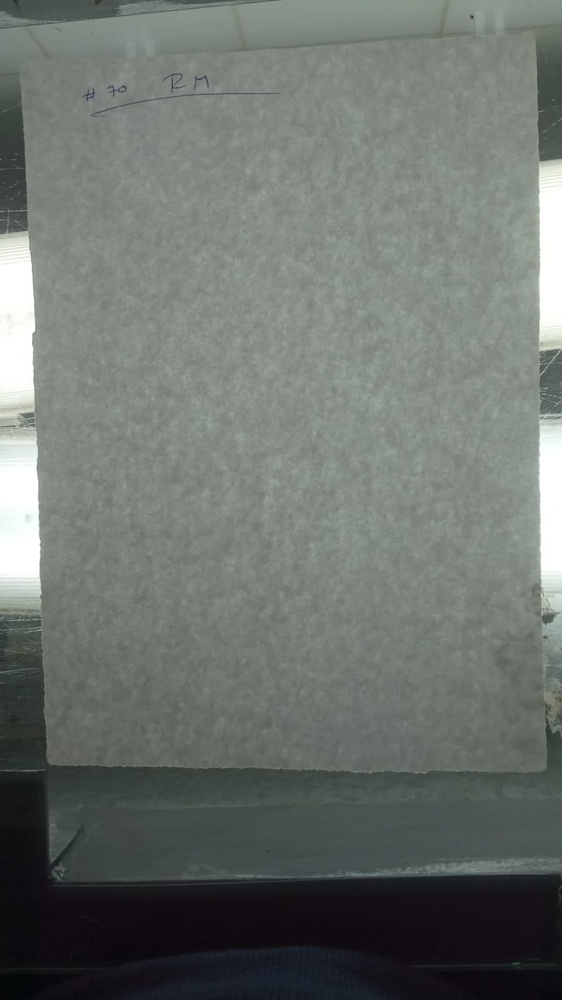
#> input picture RM2.jpeg, 562 x 1000 px, shrunk from 900 x 1600 before the run
$ jupyter execute papel-pixel.ipynb
#> lines starting #> are read from the running program, lines starting #| are printed output that depends on the picture; after the words box and inside, x2 and y2 are one past the last pixel; in counts of white or black regions, pixels touching at a corner belong together
[cell 1]
import cv2
import numpy as np
import os
import matplotlib.pyplot as plt

[cell 2]
# Lee la imagen
img = cv2.imread('RM2.jpeg')
#> img is the input picture: shape (1000, 562, 3); mean B, G, R 110, 114.9, 108.7

# Especifica las coordenadas del recorte (x, y, ancho, alto)
x = 500
y = 300
width = 200
height = 200

# Recorta la región de interés (ROI)
roi = img[y:y+height, x:x+width]
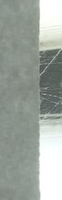
#> roi: shape (200, 62, 3); mean B, G, R 159.3, 166.4, 158.5

# Muestra la imagen recortada
cv2.imshow('Imagen recortada', roi)
cv2.waitKey(0)
cv2.destroyAllWindows()

[cell 3]
roi

[cell 4]
# Lee la imagen
img = roi
# cv2.imread('ruta/de/tu/imagen.jpg')

# Convierte la imagen a escala de grises
gray_img = cv2.cvtColor(img, cv2.COLOR_BGR2GRAY)

# Cuenta los píxeles claros y oscuros
num_pixeles_oscuros = cv2.countNonZero(gray_img)
#> num_pixeles_oscuros = 12400
num_pixeles_claros = gray_img.size - num_pixeles_oscuros
#> num_pixeles_claros = 0

print('Número de píxeles oscuros: ', num_pixeles_oscuros)
#| Número de píxeles oscuros:  12400
print('Número de píxeles claros: ', num_pixeles_claros)
#| Número de píxeles claros:  0

[cell 5]
# Cuenta los píxeles no cero (diferentes de negro)
num_pixeles = cv2.countNonZero(gray_img)
#> num_pixeles = 12400

print('Número de píxeles: ', num_pixeles)
#| Número de píxeles:  12400

[cell 6]
# Normaliza los valores de escala de grises en un rango de 1 a 100
normalized_img = cv2.normalize(gray_img, None, 1, 100, cv2.NORM_MINMAX)
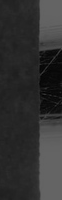
#> normalized_img: shape (200, 62); min 1, max 100, mean 48.6
# # Convierte la imagen a escala de grises
# gray_img = cv2.cvtColor(img, cv2.COLOR_BGR2GRAY)
# Cuenta los píxeles no cero (diferentes de negro) en la imagen normalizada
num_pixeles = cv2.countNonZero(normalized_img)

print('Número de píxeles: ', num_pixeles)
#| Número de píxeles:  12400

[cell 7]
import cv2
# import numpy as np

# Lee la imagen en escala de grises
# img = cv2.imread('ruta/de/tu/imagen.jpg', cv2.IMREAD_GRAYSCALE)

# Define los rangos de valores
rangos = [(1, 10), (10, 20), (20, 30),(30, 40), (40,50), (50,60),(60,70), (70,80), (80,90), (90,100)]  # Puedes ajustar los rangos según tus necesidades

# Inicializa una lista para almacenar los recuentos de píxeles
recuentos = []

# Itera sobre cada rango y cuenta los píxeles dentro del rango
for rango in rangos:
    min_val, max_val = rango
    mask = cv2.inRange(normalized_img , min_val, max_val)
    count = cv2.countNonZero(mask)
    recuentos.append(count)
#> this loop made 10 passes
#> count on passes 1 to 10: 412, 788, 246, 6436, 2255, 223, 298, 213, 421, 2152
#> pass 1, `mask = cv2.inRange(normalized_img , min_val, max_val)`:
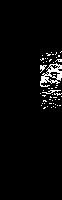
#> mask: shape (200, 62); 3.3% white in thin lines or dots, all inside (x1, y1, x2, y2) = (40, 51, 62, 109)
#> pass 2, `mask = cv2.inRange(normalized_img , min_val, max_val)`:
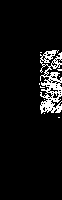
#> mask: shape (200, 62); 6.4% white in thin lines or dots, all inside (x1, y1, x2, y2) = (39, 50, 62, 118)
#> pass 3, `mask = cv2.inRange(normalized_img , min_val, max_val)`:
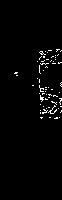
#> mask: shape (200, 62); 2% white in thin lines or dots, all inside (x1, y1, x2, y2) = (14, 49, 62, 119)
#> after the loop:
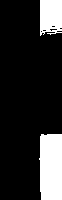
#> mask: shape (200, 62); 17.4% white; 2 white regions, box (x1, y1, x2, y2) and area: (39, 134, 62, 200) 1441, (40, 0, 62, 36) 711
#> after the loop, recuentos = [412, 788, 246, 6436, 2255, 223, 298, 213, 421, 2152]

# Imprime los recuentos de píxeles para cada rango
for i, rango in enumerate(rangos):
    print(f'Rango {i+1}: {recuentos[i]} píxeles')
#> this loop made 10 passes
#| Rango 1: 412 píxeles
#| Rango 2: 788 píxeles
#| Rango 3: 246 píxeles
#| Rango 4: 6436 píxeles
#| Rango 5: 2255 píxeles
#| Rango 6: 223 píxeles
#| Rango 7: 298 píxeles
#| Rango 8: 213 píxeles
#> (further printed lines are left out)

[cell 8]
recuentos
#> Out has the same summary as recuentos

[cell 9]
# Lista de números
numeros = recuentos
#> numeros has the same summary as recuentos
# Crear el histograma
plt.bar(range(len(numeros)), numeros)

# Configurar etiquetas y título
plt.xlabel('Índice')
plt.ylabel('Valor')
plt.title('Histograma')

# Mostrar el histograma
plt.show()
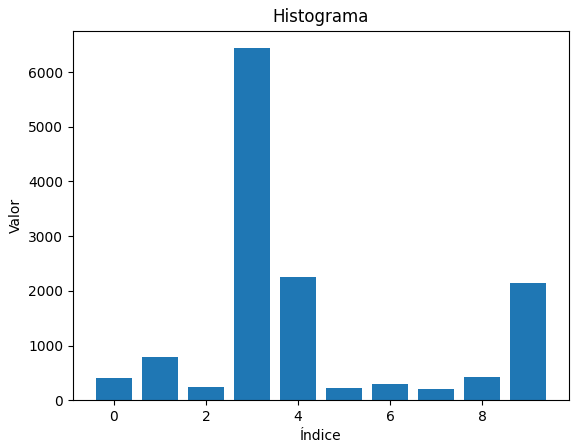
#> figure drawn by matplotlib, 1 panel; tallest bar 6436 high, from x = 2.6 to 3.4

[cell 10]
# Obtén la ruta de la carpeta que contiene el Jupyter Notebook
folder_path = os.path.dirname(os.path.abspath('__file__'))

# Obtiene la lista de archivos en la carpeta
file_list = os.listdir(folder_path)

# Filtra la lista para obtener solo los nombres de archivo de imagen
image_list = [file for file in file_list if file.endswith(('.jpg', '.jpeg', '.png', '.bmp'))]

# Imprime la lista de nombres de imagen
for image_name in image_list:
    print(image_name)

[cell 11]
for image_name in image_list:
    # Lee la imagen
    img = cv2.imread(image_name)

    # Especifica las coordenadas del recorte (x, y, ancho, alto)
    x = 500
    y = 300
    width = 200
    height = 200

    # Recorta la región de interés (ROI)
    roi = img[y:y+height, x:x+width]

    # Lee la imagen
    img = roi
    # cv2.imread('ruta/de/tu/imagen.jpg')

    # Convierte la imagen a escala de grises
    gray_img = cv2.cvtColor(img, cv2.COLOR_BGR2GRAY)

    # Cuenta los píxeles claros y oscuros
    num_pixeles_oscuros = cv2.countNonZero(gray_img)

    # Normaliza los valores de escala de grises en un rango de 1 a 100
    normalized_img = cv2.normalize(gray_img, None, 1, 100, cv2.NORM_MINMAX)

    # Inicializa una lista para almacenar los recuentos de píxeles
    recuentos = []


    # Itera sobre cada rango y cuenta los píxeles dentro del rango
    for rango in rangos:
        min_val, max_val = rango
        mask = cv2.inRange(normalized_img , min_val, max_val)
        count = cv2.countNonZero(mask)
        recuentos.append(count)


    lista = recuentos
#> lista has the same summary as recuentos

    # Convierte la lista en un array de NumPy
    array = np.array(lista)
#> array has the same summary as recuentos
    print(array)
#| [ 412  788  246 6436 2255  223  298  213  421 2152]

    # Suma los tres primeros elementos del array
    suma = np.sum(array[:4])
#> suma = 7882

    densidad = str(suma/num_pixeles_oscuros)
#> densidad = '0.6356451612903226'

    print("La suma de los cuatro primeros elementos es:", suma)
#| La suma de los cuatro primeros elementos es: 7882
    # # Imprime los recuentos de píxeles para cada rango
    # for i, rango in enumerate(rangos):
    #     print(f'Rango {i+1}: {recuentos[i]} píxeles')

    # Lista de números
    numeros = recuentos
    # Crear el histograma
    plt.bar(range(len(numeros)), numeros)

    # Configurar etiquetas y título
    plt.xlabel('Índice')
    plt.ylabel('Valor')
    plt.title(image_name + ' ' + densidad)

    # Mostrar el histograma
    plt.show()
#> figure, not shown here; tallest bar 6436 high, from x = 2.6 to 3.4

$ run again, with RM.jpeg copied over RM2.jpeg
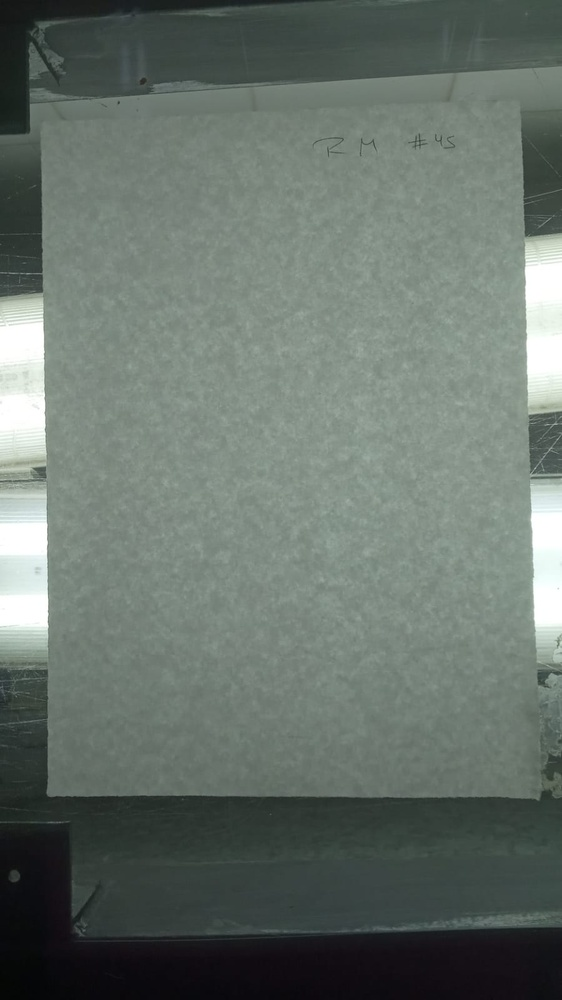
#> input picture RM.jpeg, 562 x 1000 px, shrunk from 900 x 1600 before the run
#> img is the input picture: shape (1000, 562, 3); mean B, G, R 107.4, 114.4, 103.8
#> num_pixeles_oscuros = 12400
#> num_pixeles_claros = 0
#| Número de píxeles oscuros:  12400
#| Número de píxeles claros:  0
#> num_pixeles = 12400
#| Número de píxeles:  12400
#| Número de píxeles:  12400
#> the loop `for rango in rangos:` made 10 passes
#> count on passes 1 to 8: 770, 1051, 309, 1348, 5039, 504, 262, 560
#> pass 1, `mask = cv2.inRange(normalized_img , min_val, max_val)`:
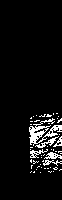
#> mask: shape (200, 62); 6.2% white in thin lines or dots, all inside (x1, y1, x2, y2) = (29, 113, 62, 173)
#> after the loop `for rango in rangos:`: recuentos = [770, 1051, 309, 1348, 5039, 504, 262, 560, 721, 2946]
#> the loop `for i, rango in enumerate(rangos):` made 10 passes
#| Rango 1: 770 píxeles
#| Rango 2: 1051 píxeles
#| Rango 3: 309 píxeles
#| Rango 4: 1348 píxeles
#| Rango 5: 5039 píxeles
#> (further printed lines are left out)
#> Out has the same summary as recuentos
#> numeros has the same summary as recuentos
#> `plt.show()`:
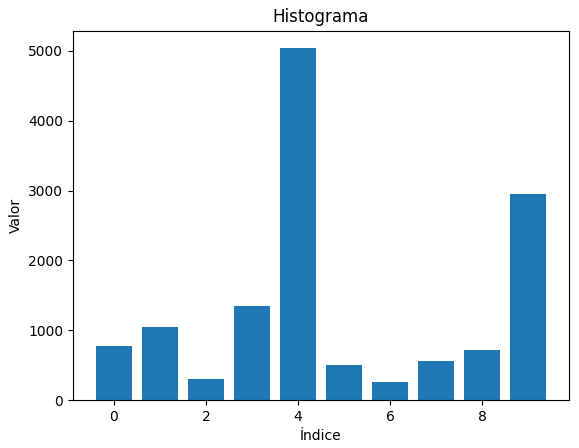
#> figure drawn by matplotlib, 1 panel; tallest bar 5039 high, from x = 3.6 to 4.4
#> lista has the same summary as recuentos
#> array has the same summary as recuentos
#| [ 770 1051  309 1348 5039  504  262  560  721 2946]
#> suma = 3478
#> densidad = '0.2804838709677419'
#| La suma de los cuatro primeros elementos es: 3478
